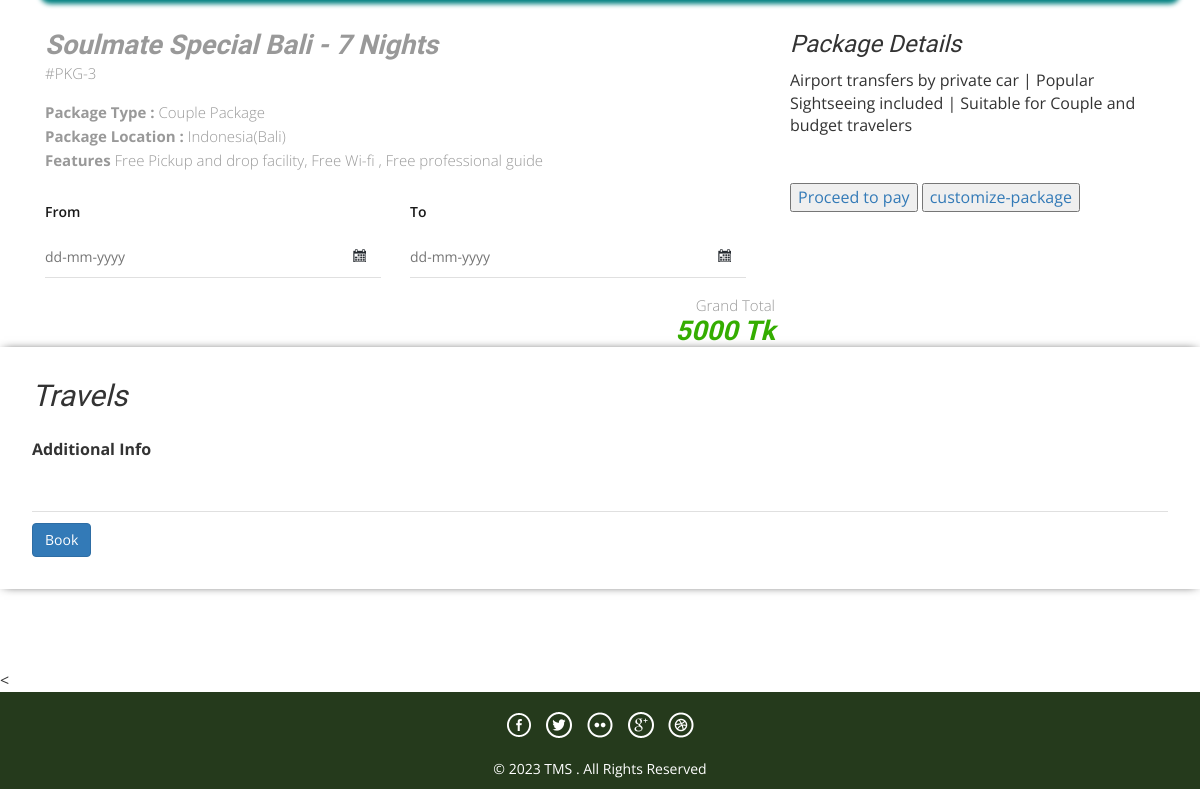
The page /package-details.php?pkgid=3 (lower part) on the database as committed earlier.
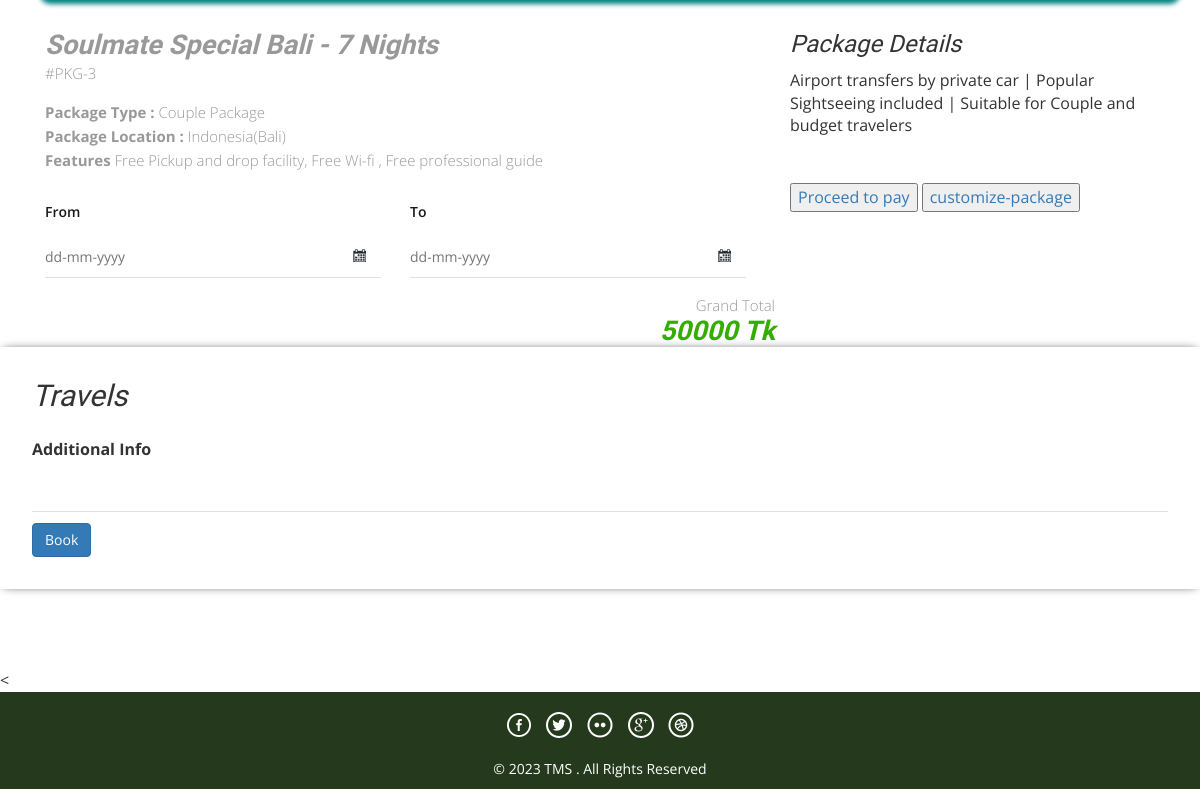
The same page on the database as committed later.
### tables this page shows
CREATE TABLE `tbltourpackages` (
  `PackageId` int(11) NOT NULL,
  `PackageName` varchar(200) DEFAULT NULL,
  `PackageType` varchar(150) DEFAULT NULL,
  `PackageLocation` varchar(100) DEFAULT NULL,
  `PackagePrice` int(11) DEFAULT NULL,
  `PackageFetures` varchar(255) DEFAULT NULL,
  `PackageDetails` mediumtext DEFAULT NULL,
  `PackageImage` varchar(100) DEFAULT NULL,
  `Creationdate` timestamp NULL DEFAULT current_timestamp(),
  `UpdationDate` timestamp NULL DEFAULT NULL ON UPDATE current_timestamp()
);

### package-details.php (the view, shortened to what this page needs)
<?php
include('includes/config.php');
?>
<!DOCTYPE HTML>
<html>
<head>
    <link href="css/bootstrap.css" rel='stylesheet' type='text/css' />
    <link href="css/style.css" rel='stylesheet' type='text/css' />
    <link href="css/font-awesome.css" rel="stylesheet">
    <link href="css/animate.css" rel="stylesheet" type="text/css" media="all">
    <link rel="stylesheet" href="css/jquery-ui.css" />
</head>
<body>
    <div class="selectroom">
        <div class="container">
            <?php
            $pid = intval($_GET['pkgid']);
            $sql = "SELECT * from tbltourpackages where PackageId=:pid";
            $query = $dbh->prepare($sql);
            $query->bindParam(':pid', $pid, PDO::PARAM_STR);
            $query->execute();
            $results = $query->fetchAll(PDO::FETCH_OBJ);
            if ($query->rowCount() > 0) {
                foreach ($results as $result) {    ?>
            <form name="book" method="post">
                <div class="col-md-8 selectroom_right wow fadeInRight animated" data-wow-delay=".5s">
                    <h2><?php echo htmlentities($result->PackageName); ?></h2>
                    <p class="dow">#PKG-<?php echo htmlentities($result->PackageId); ?></p>
                    <p><b>Package Type :</b> <?php echo htmlentities($result->PackageType); ?></p>
                    <p><b>Package Location :</b> <?php echo htmlentities($result->PackageLocation); ?></p>
                    <p><b>Features</b> <?php echo htmlentities($result->PackageFetures); ?></p>
                    <div class="ban-bottom">
                        <div class="bnr-right">
                            <label class="inputLabel">From</label>
                            <input class="date" id="datepicker" type="text" placeholder="dd-mm-yyyy" name="fromdate"
                                required="">
                        </div>
                        <div class="bnr-right">
                            <label class="inputLabel">To</label>
                            <input class="date" id="datepicker1" type="text" placeholder="dd-mm-yyyy" name="todate"
                                required="">
                        </div>
                        <br></br>
                        <br></br>
                    </div>
                    <div class="grand">
                        <p>Grand Total</p>
                        <h3 id="total-price"><?php echo  htmlentities($result->PackagePrice);
                                                        ?> Tk</h3>
                    </div>
                </div>
                <h3>Package Details</h3>
                <p style="padding-top: 1%"><?php echo htmlentities($result->PackageDetails); ?> </p>
                <br></br>
                <div>
                    <button> <a href="payment.php"> Proceed to pay</a></button>
                    <button> <a href="customize-package.php"> customize-package</a></button>
                </div>
                <div class="clearfix"></div>
        </div>
        <div class="selectroom_top">
            <h2>Travels</h2>
            <div class="selectroom-info animated wow fadeInUp animated" data-wow-duration="1200ms"
                data-wow-delay="500ms"
                style="visibility: visible; animation-duration: 1200ms; animation-delay: 500ms; animation-name: fadeInUp; margin-top: -70px">
                <ul>
                    <li class="spe">
                        <label class="inputLabel">Additional Info</label>
                        <input class="special" type="text" name="comment" required="">
                    </li>
                    <?php if ($_SESSION['login']) { ?>
                    <li class="spe" align="center">
                        <button type="submit" name="submit2" class="btn-primary btn">Book</button>
                    </li>
                    <?php } else { ?>
                    <li class="sigi" align="center" style="margin-top: 1%">
                        <a href="#" data-toggle="modal" data-target="#myModal4" class="btn-primary btn"> Book</a>
                    </li>
                    <?php } ?>
                </ul>
            </div>
        </div>
        <?php }
            } ?>
    </div>
    <
        <?php include('includes/footer.php'); ?>
</body>
</html>

Rows that differ between the two databases and show on the page:
changed tbltourpackages "Soulmate Special Bali - 7 Nights": PackagePrice "5000" → "50000"
